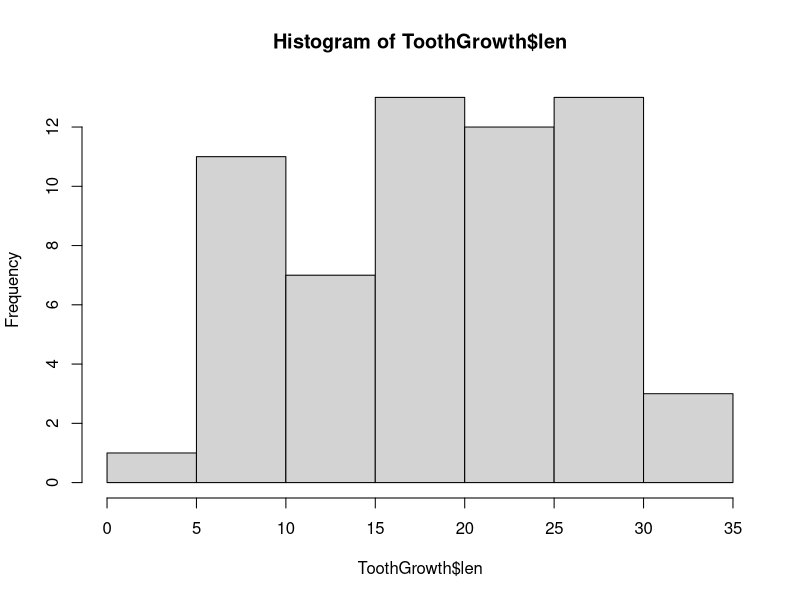
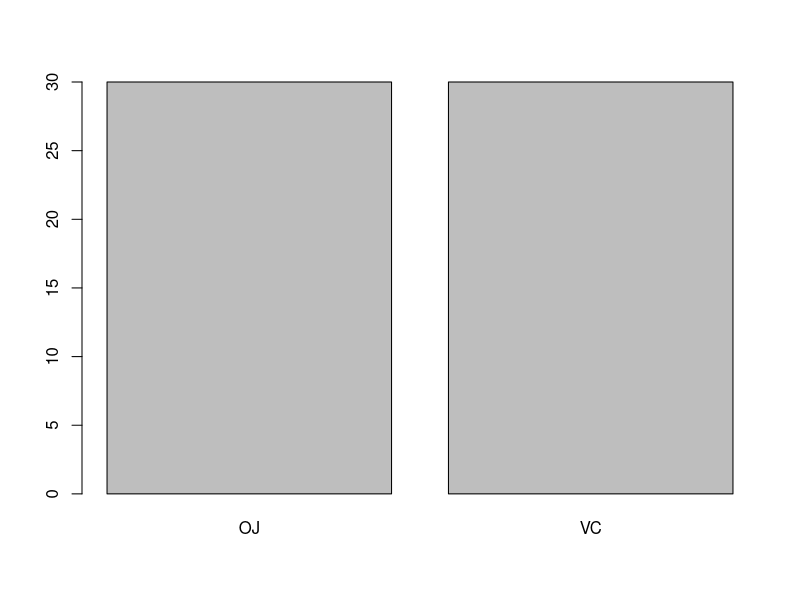
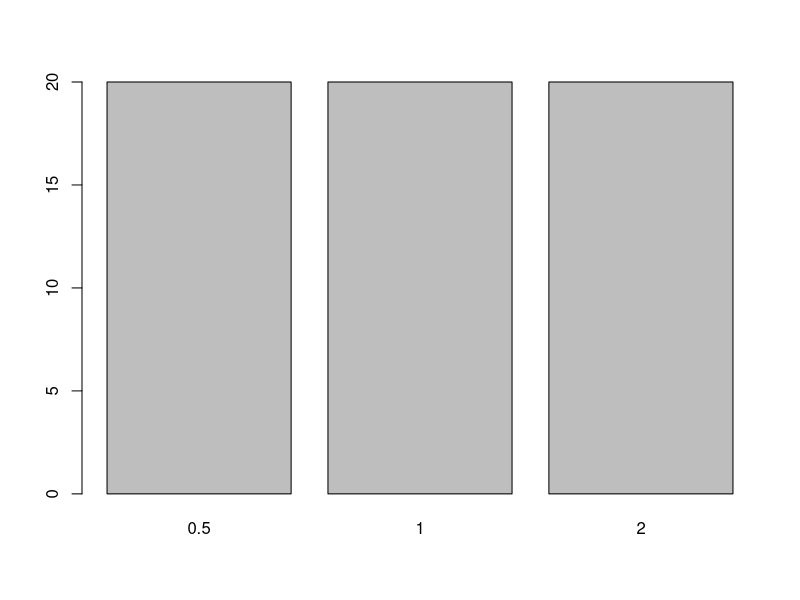
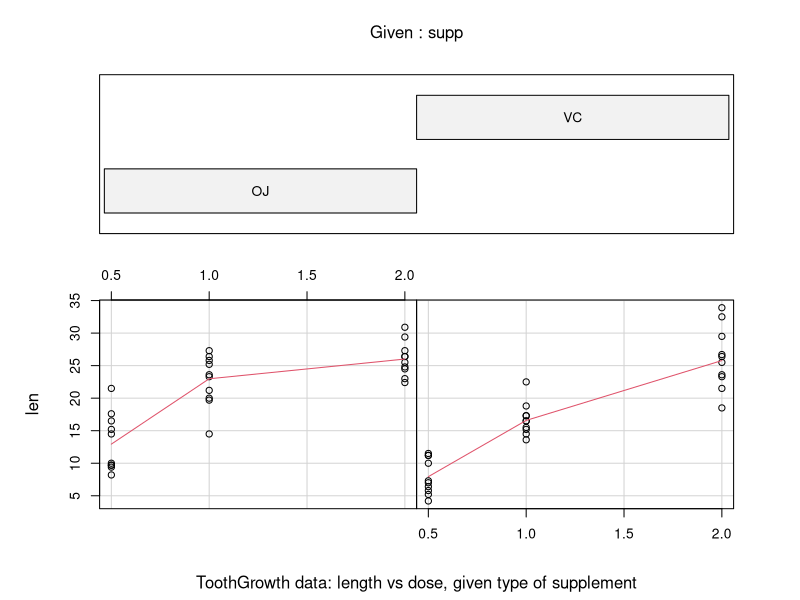
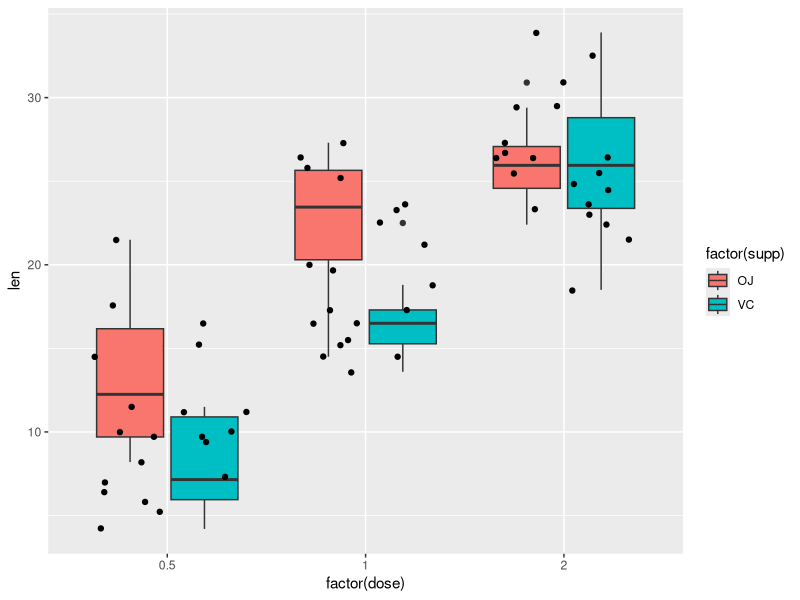
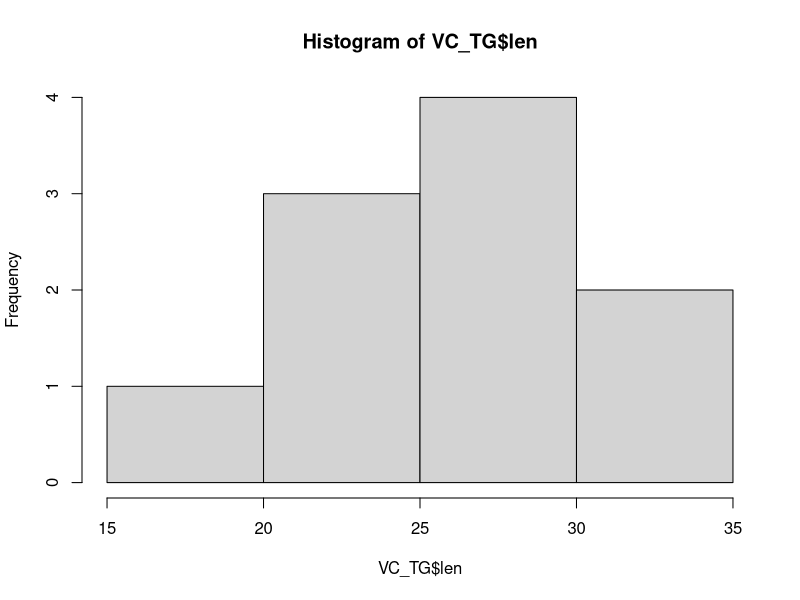
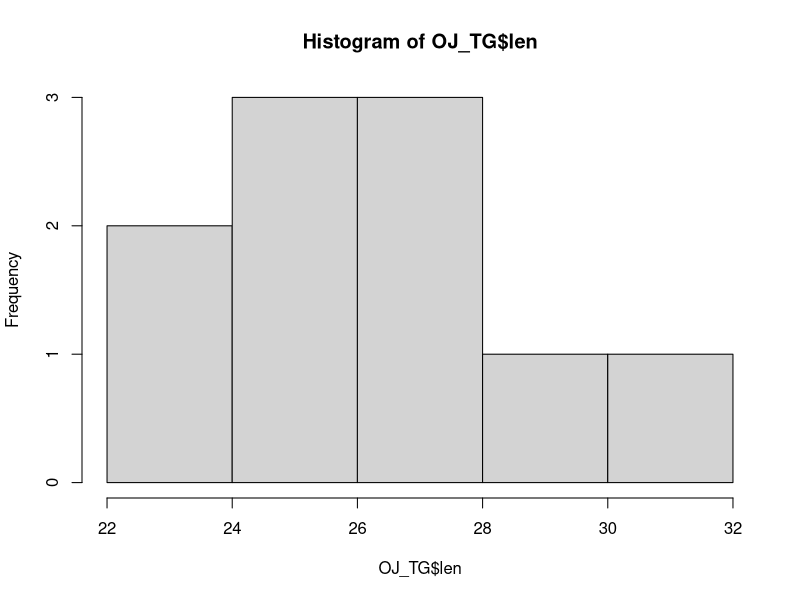

Generate these figures, in order, with R: (Note: this script raises an error after producing the figures.)
library(ggplot2)
library(graphics)
library(graphics)

data(ToothGrowth)
nrow(ToothGrowth)

hist(ToothGrowth$len)
barplot(table(ToothGrowth$supp)) #equal number of subjects for both supplements
barplot(table(ToothGrowth$dose)) #equal number of subjects for each level of dosage

#from the help file of ToothGrowth
coplot(len ~ dose | supp, data = ToothGrowth, panel = panel.smooth,
       xlab = "ToothGrowth data: length vs dose, given type of supplement")

#This shows that the length of teeth is different when treated with OJ & VC supplements with same dose levels
#Let us look at a box plot to understand the spread better.
p= ggplot(ToothGrowth, aes(factor(dose),len))
p + geom_boxplot(aes(fill = factor(supp))) + geom_jitter()

#This shows that length increases with dose levels in general for both the supplements
# For low and medium dosage levels (0.5 & 1), on an average, OJ results in higher length than VC
# we observe that at high dosage levels(2), the medians of len for both supplements are almost equal
# we would like to estimate the mean for two groups when dosage is high and test the hypothesis if true difference in means is equal to zero 

# We will first subset the data to get only high-dose specific rows
# Next split the data first by supplement and look at the distribution of len for each supplement separately

ToothGrowth_high_dose= ToothGrowth[ToothGrowth$dose==2.0, ]
VC_TG= ToothGrowth_high_dose[ToothGrowth_high_dose$supp=='VC' , ]
OJ_TG= ToothGrowth_high_dose[ToothGrowth_high_dose$supp=='OJ', ]

hist(VC_TG$len)
hist(OJ_TG$len)

mean(VC_TG$len)
mean(OJ_TG$len)

# First, we will assume that these tests are paired, i.e., they are done on the same group at different times, and estimate the difference in the mean of len
difference= OJ_TG$len - VC_TG$len
mn= mean(difference)
s= sd(difference)
n= nrow(VC_TG)
# mn + c(-1,1) * qt(0.975,n-1) * s/sqrt(n)
# the difference in the mean of len between two groups at 95% confidence level
t.test(difference)$conf
# or alternatively
# t.test(OJ_TG$len, VC_TG$len, paired=TRUE)

#Now, we will assume that the groups are independent
var(OJ_TG$len-VC_TG$len)
# we will checkout both assumptions: both variances being unequal and variances being equal
#t.test(OJ_TG$len, VC_TG$len, paired=FALSE, var.equal=FALSE)$conf
#t.test(OJ_TG$len, VC_TG$len, paired=FALSE, var.equal=TRUE)$conf

t.test(len ~ supp, paired=FALSE, var.equal=FALSE, data= ToothGrowth_high_dose)$conf
t.test(len ~ supp, paired=FALSE, var.equal=FALSE, data= ToothGrowth_high_dose)$statistic 


#t-statistic - how many estimated standard errors are

#if we disregard pairing, the interval contains 0

# if the len variable is an iid draw from a population of interest, 
# then, the 95% confidence intervals for the average of 'len' variable would be
x= ToothGrowth$len
(mean(x) + c(-1,1) * qnorm(0.975) * sd(x)/sqrt(length(x)))

mean(ToothGrowth$len)



